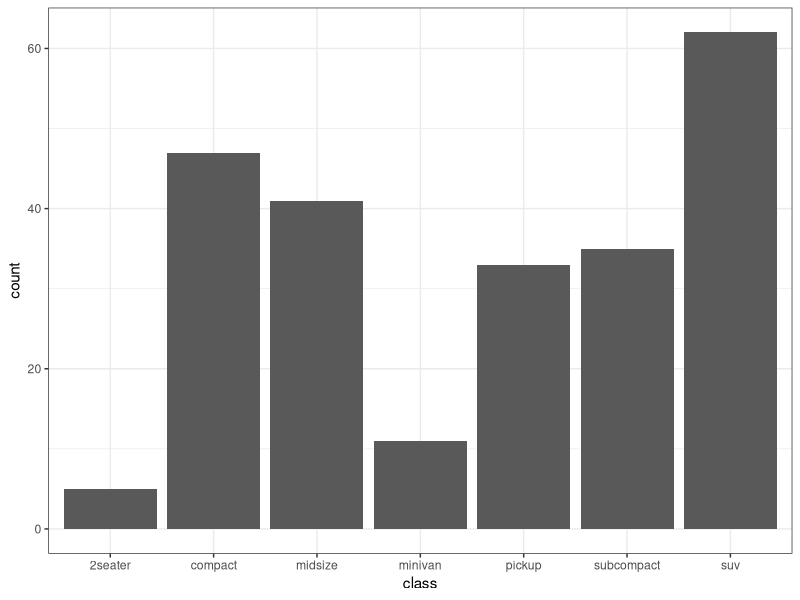
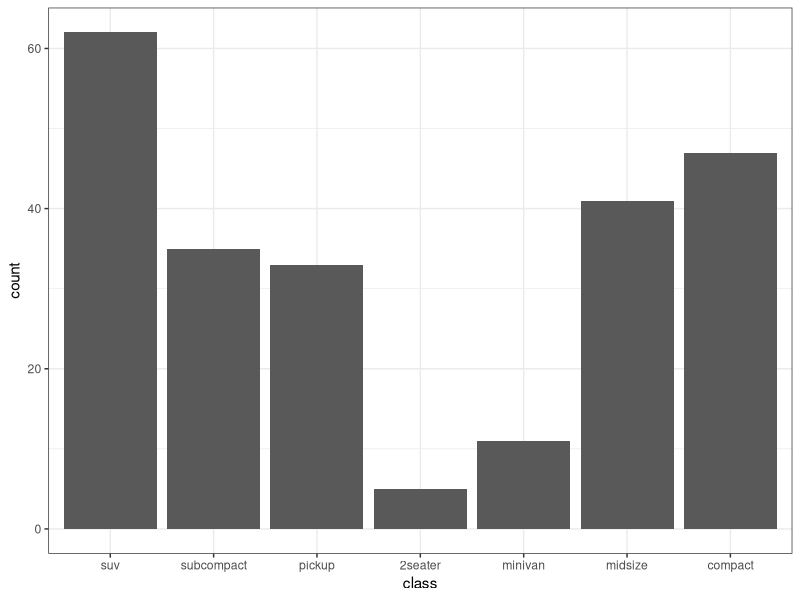
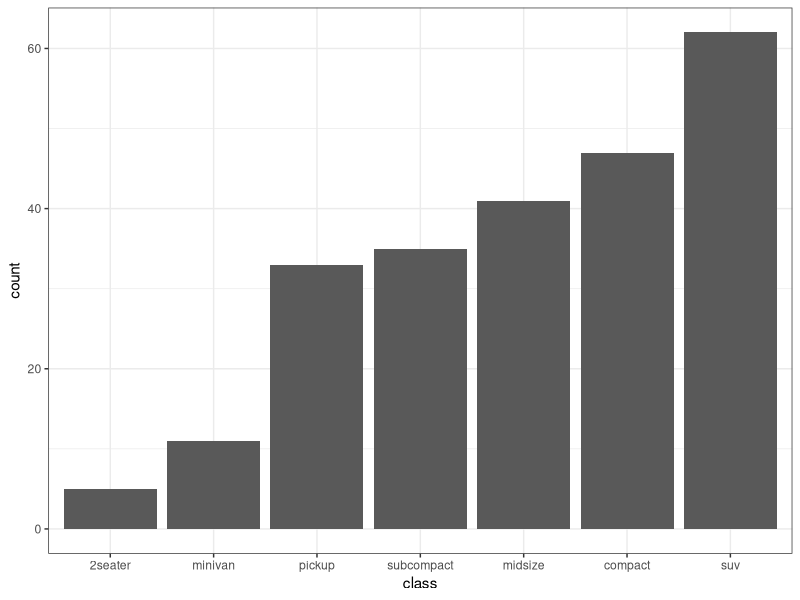
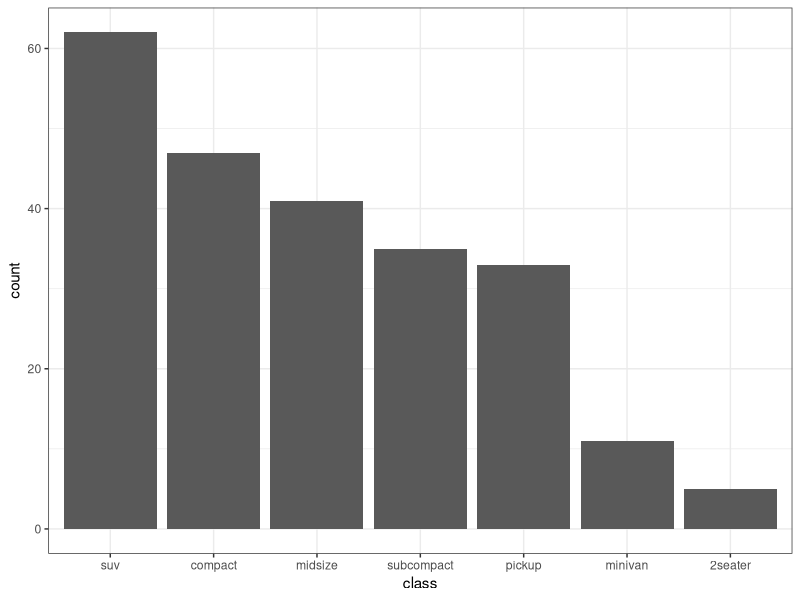
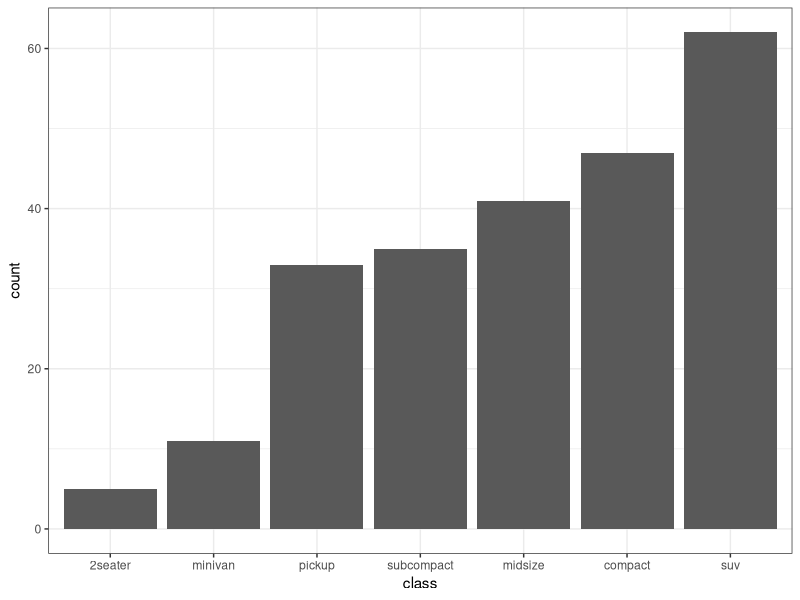
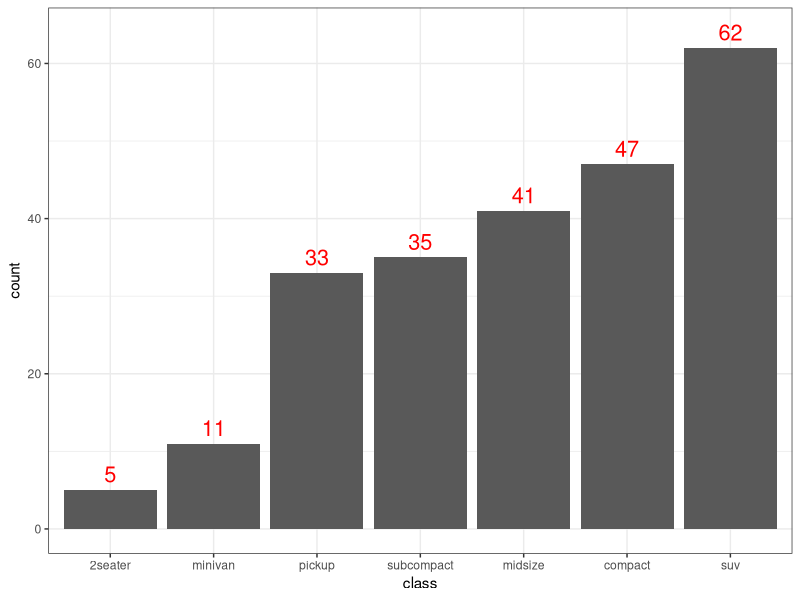
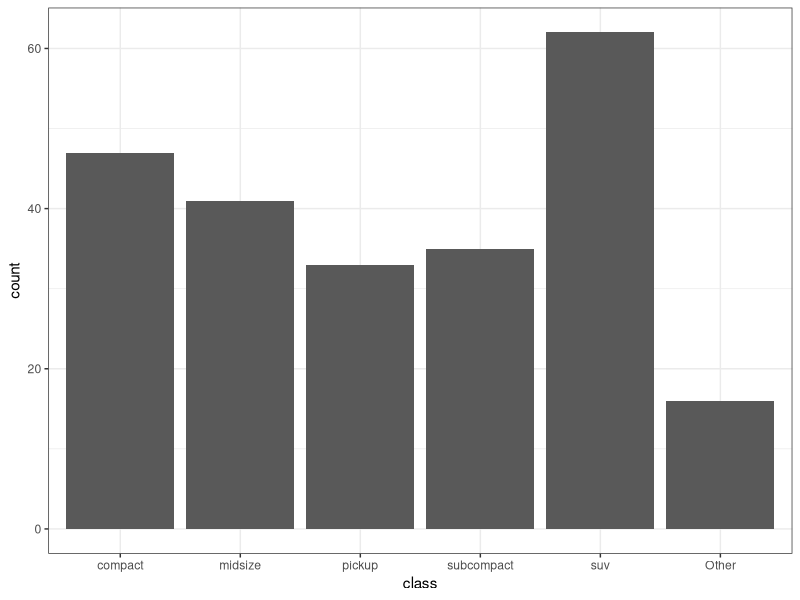
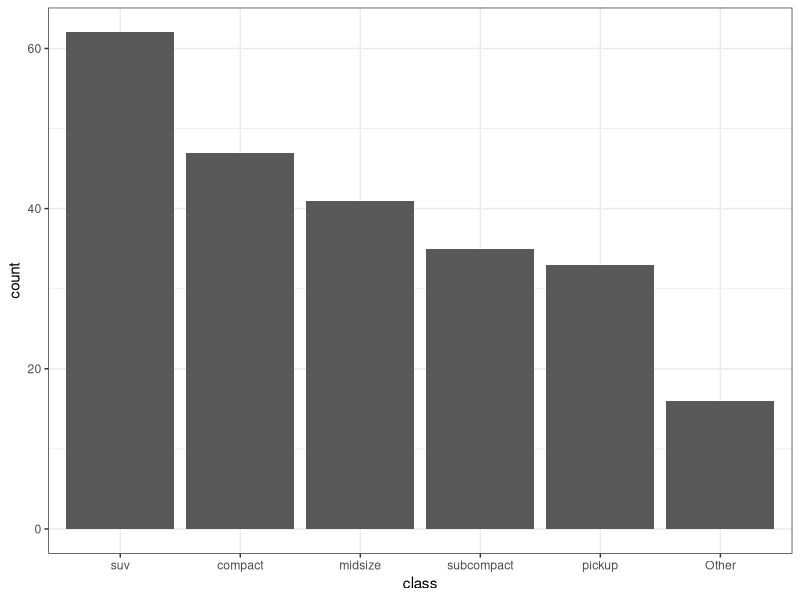

Write the R code that produced these figures, in order.
## ---- chunk 1
knitr::opts_chunk$set(echo = TRUE)
## ---- chunk 2
library(tidyverse)
## ---- chunk 3
mpg %>% glimpse()
## ---- chunk 4
mpg %>% 
  ggplot(mapping = aes(x = class)) +
  geom_bar() +
  theme_bw()
## ---- chunk 5
mpg %>% 
  mutate(class = as.factor(class)) %>%
  select(class)
## ---- chunk 6
mpg %>% 
  mutate(class = as.factor(class)) %>% 
  select(class) %>% 
  pull()
## ---- chunk 7
mpg %>% 
  mutate(class = as.factor(class)) %>% 
  select(class) %>% 
  pull() %>% 
  levels()
## ---- chunk 8
mpg %>% 
  mutate(class = factor(class, levels = c("suv", "subcompact", "pickup",
                                          "2seater",
                                          "minivan", "midsize", 'compact'))) %>% 
  select(class) %>% 
  pull() %>% 
  levels()
## ---- chunk 9
mpg %>% 
  mutate(class = factor(class, levels = c("suv", "subcompact", "pickup",
                                          "2seater",
                                          "minivan", "midsize", 'compact'))) %>% 
  ggplot(mapping = aes(x = class)) +
  geom_bar() +
  theme_bw()
## ---- chunk 10
mpg %>% 
  count(class) %>% 
  arrange(n)
## ---- chunk 11
class_ascend_order <- mpg %>% 
  count(class) %>% 
  arrange(n) %>% 
  select(class) %>% 
  pull()
## ---- chunk 12
mpg %>% 
  mutate(class = factor(class, levels = class_ascend_order)) %>% 
  ggplot(mapping = aes(x = class)) +
  geom_bar() +
  theme_bw()
## ---- chunk 13
mpg %>% 
  mutate(class = forcats::fct_infreq(class)) %>% 
  select(class) %>% 
  pull() %>% 
  levels()
## ---- chunk 14
mpg %>% 
  mutate(class = forcats::fct_infreq(class)) %>% 
  ggplot(mapping = aes(x = class)) +
  geom_bar() +
  theme_bw()
## ---- chunk 15
mpg %>% 
  mutate(class = forcats::fct_infreq(class)) %>% 
  mutate(class = forcats::fct_rev(class)) %>% 
  ggplot(mapping = aes(x = class)) +
  geom_bar() +
  theme_bw()
## ---- chunk 16
mpg %>% 
  mutate(class = forcats::fct_infreq(class)) %>% 
  mutate(class = forcats::fct_rev(class)) %>% 
  ggplot(mapping = aes(x = class)) +
  geom_bar() +
  geom_text(stat = 'count',
            mapping = aes(label = stat(count)),
            color = 'red', nudge_y = 2, size = 5.5) +
  theme_bw()
## ---- chunk 17
mpg %>% 
  mutate(class = forcats::fct_lump_min(class, 15)) %>% 
  count(class)
## ---- chunk 18
mpg %>% 
  mutate(class = forcats::fct_lump_min(class, 15)) %>% 
  ggplot(mapping = aes(x = class)) +
  geom_bar() +
  theme_bw()
## ---- chunk 19
mpg %>% 
  mutate(class = forcats::fct_lump_min(class, 15)) %>% 
  mutate(class = forcats::fct_infreq(class)) %>% 
  ggplot(mapping = aes(x = class)) +
  geom_bar() +
  theme_bw()
## ---- chunk 20
mpg %>% 
  mutate(class = forcats::fct_lump_min(class, 15, other_level = "The other level")) %>% 
  mutate(class = forcats::fct_infreq(class)) %>% 
  ggplot(mapping = aes(x = class)) +
  geom_bar() +
  theme_bw()
## ---- chunk 21
mpg %>% 
  count(class) %>% 
  mutate(prop_value = n / sum(n)) %>% 
  arrange( desc(prop_value) )
## ---- chunk 22
62 / nrow(mpg)
## ---- chunk 23
mpg %>% 
  count(class) %>% 
  mutate(prop_value = n / sum(n)) %>% 
  arrange( desc(prop_value) ) %>% 
  ggplot(mapping = aes(x = class, y = prop_value)) +
  geom_col() +
  theme_bw()
## ---- chunk 24
mpg %>% 
  count(class) %>% 
  mutate(prop_value = n / sum(n)) %>% 
  arrange( desc(prop_value) ) %>% 
  mutate(class = forcats::fct_inorder(class)) %>% 
  ggplot(mapping = aes(x = class, y = prop_value)) +
  geom_col() +
  theme_bw()
## ---- chunk 25
mpg %>% 
  count(class) %>% 
  mutate(prop_value = n / sum(n)) %>% 
  arrange( desc(prop_value) ) %>% 
  mutate(class = forcats::fct_inorder(class)) %>% 
  ggplot(mapping = aes(x = class, y = 100 * prop_value)) +
  geom_col() +
  theme_bw()
## ---- chunk 26
mpg %>% 
  count(class) %>% 
  mutate(prop_value = n / sum(n)) %>% 
  arrange( desc(prop_value) ) %>% 
  mutate(class = forcats::fct_inorder(class)) %>% 
  mutate(prop_value = 100 * prop_value) %>% 
  ggplot(mapping = aes(x = class, y = prop_value)) +
  geom_col() +
  # manually override the axis labels
  labs(y = "percent") +
  theme_bw()
## ---- chunk 27
mpg %>% 
  ggplot(mapping = aes(x = class)) +
  geom_bar(mapping = aes(y = stat(prop))) +
  theme_bw()
## ---- chunk 28
mpg %>% 
  ggplot(mapping = aes(x = class)) +
  geom_bar(mapping = aes(y = stat(prop),
                         group = 1)) +
  theme_bw()
## ---- chunk 29
mpg %>% 
  mutate(class = forcats::fct_infreq(class)) %>% 
  ggplot(mapping = aes(x = class)) +
  geom_bar(mapping = aes(y = stat(prop),
                         group = 1)) +
  theme_bw()
## ---- chunk 30
mpg %>% 
  mutate(class = forcats::fct_infreq(class)) %>% 
  ggplot(mapping = aes(x = class)) +
  geom_bar(mapping = aes(y = stat(prop),
                         group = 1)) +
  geom_text(stat = 'count',
            mapping = aes(y = after_stat( count / sum(count)),
                          label = after_stat( signif(count / sum(count), 3) )),
            color = 'red', nudge_y = 0.0075, size = 3.5) +
  theme_bw()
## ---- chunk 31
mpg %>% 
  mutate(class = forcats::fct_lump_prop(class, 0.05)) %>% 
  mutate(class = forcats::fct_infreq(class)) %>% 
  ggplot(mapping = aes(x = class)) +
  geom_bar(mapping = aes(y = stat(prop),
                         group = 1)) +
  geom_text(stat = 'count',
            mapping = aes(y = after_stat( count / sum(count)),
                          label = after_stat( signif(count / sum(count), 3) )),
            color = 'red', nudge_y = 0.0075, size = 3.5) +
  theme_bw()
## ---- chunk 32
mpg %>% count(drv)
## ---- chunk 33
mpg %>% 
  ggplot(mapping = aes(x = class)) +
  geom_bar(mapping = aes(fill = drv)) +
  ggthemes::scale_fill_calc() +
  theme_bw()
## ---- chunk 34
mpg %>% 
  ggplot(mapping = aes(x = class)) +
  geom_bar(mapping = aes(fill = drv),
           position = 'fill') +
  ggthemes::scale_fill_calc() +
  theme_bw()
## ---- chunk 35
mpg %>% 
  ggplot(mapping = aes(x = class)) +
  geom_bar(mapping = aes(fill = drv),
           position = 'fill') +
  ggthemes::scale_fill_calc() +
  labs(y = 'proportion') +
  theme_bw()
## ---- chunk 36
mpg %>% 
  ggplot(mapping = aes(x = class)) +
  geom_bar(mapping = aes(fill = drv),
           position = 'fill') +
  ggthemes::scale_fill_calc() +
  labs(y = 'proportion',
       title = 'Proportion of drv within each vehicle class') +
  theme_bw()
## ---- chunk 37
mpg %>% 
  ggplot(mapping = aes(x = class)) +
  geom_bar(mapping = aes(fill = drv,
                         y = after_stat( count / sum(count) ))) +
  ggthemes::scale_fill_calc() +
  theme_bw()
## ---- chunk 38
mpg %>% 
  ggplot(mapping = aes(x = class)) +
  geom_bar(mapping = aes(fill = drv,
                         y = after_stat( count / sum(count) )),
           position = 'dodge') +
  ggthemes::scale_fill_calc() +
  theme_bw()
## ---- chunk 39
mpg %>% 
  count(class, drv) %>% 
  mutate(prop_value = n / sum(n))
## ---- chunk 40
set.seed(2130)
x <- rnorm(n = 5000)

x %>% length()
## ---- chunk 41
x %>% summary()
## ---- chunk 42
xdf <- tibble::tibble(x = x)

xdf %>% glimpse()
## ---- chunk 43
xdf %>% 
  summarise(n_distinct(x))
## ---- chunk 44
xdf %>% 
  slice(1:200) %>% 
  ggplot(mapping = aes(x = as.factor(x))) +
  geom_bar() +
  theme_bw() +
  theme(axis.text.x = element_blank())
## ---- chunk 45
xdf %>% 
  count(x) %>% 
  arrange(x) %>% 
  head(25)
## ---- chunk 46
xdf %>% 
  mutate(xbins = cut(x, quantile(x), include.lowest = TRUE)) %>% 
  ggplot(mapping = aes(x = xbins)) +
  geom_bar() +
  theme_bw()
## ---- chunk 47
xdf %>% 
  mutate(xbins = cut(x, 
                     seq(min(x), max(x), length.out = 5),
                     include.lowest = TRUE)) %>% 
  ggplot(mapping = aes(x = xbins)) +
  geom_bar() +
  theme_bw()
## ---- chunk 48
xdf %>% 
  mutate(xbins = cut(x, 
                     seq(min(x), max(x), length.out = 11),
                     include.lowest = TRUE)) %>% 
  ggplot(mapping = aes(x = xbins)) +
  geom_bar() +
  theme_bw()
## ---- chunk 49
xdf %>% 
  mutate(xbins = cut(x, 
                     seq(min(x), max(x), length.out = 21),
                     include.lowest = TRUE)) %>% 
  ggplot(mapping = aes(x = xbins)) +
  geom_bar() +
  theme_bw()
## ---- chunk 50
xdf %>% 
  ggplot(mapping = aes(x = x)) +
  geom_histogram() +
  theme_bw()
## ---- chunk 51
xdf %>% 
  ggplot(mapping = aes(x = x)) +
  geom_histogram(bins = 50) +
  theme_bw()
## ---- chunk 52
xdf %>% 
  ggplot(mapping = aes(x = x)) +
  geom_histogram(bins = 21) +
  theme_bw()
## ---- chunk 53
xdf %>% 
  ggplot(mapping = aes(x = x)) +
  geom_histogram(bins = 2000) +
  theme_bw()
## ---- chunk 54
xdf %>% 
  ggplot(mapping = aes(x = x)) +
  geom_histogram(bins = 3) +
  theme_bw()
## ---- chunk 55
xdf %>% 
  ggplot(mapping = aes(x = x)) +
  geom_histogram(binwidth = 0.5) +
  theme_bw()
## ---- chunk 56
xdf %>% 
  ggplot(mapping = aes(x = x)) +
  geom_histogram(binwidth = 0.5,
                 mapping = aes(y = after_stat( count / sum(count) ))) +
  theme_bw()
## ---- chunk 57
xdf %>% 
  ggplot(mapping = aes(x = x)) +
  geom_histogram(binwidth = 0.5,
                 mapping = aes(y = stat(density))) +
  theme_bw()
## ---- chunk 58
xdf %>% 
  ggplot(mapping = aes(x = x)) +
  geom_density(size = 1.1) +
  theme_bw()
## ---- chunk 59
xdf %>% 
  ggplot(mapping = aes(x = x)) +
  geom_density(size = 1.1,
               adjust = 0.2) +
  theme_bw()
## ---- chunk 60
xdf %>% 
  ggplot(mapping = aes(x = x)) +
  geom_density(size = 1.1,
               adjust = 2) +
  theme_bw()
## ---- chunk 61
xdf %>% 
  ggplot(mapping = aes(x = x)) +
  geom_histogram(binwidth = 0.5, alpha = 0.7,
                 fill = 'steelblue') +
  geom_density(size = 2.5) +
  theme_bw()
## ---- chunk 62
xdf %>% 
  ggplot(mapping = aes(x = x)) +
  geom_histogram(binwidth = 0.5, alpha = 0.7,
                 fill = 'steelblue',
                 mapping = aes(y = stat(density))) +
  geom_density(size = 2.5) +
  theme_bw()
## ---- chunk 63
xdf %>% 
  ggplot(mapping = aes(x = x)) +
  geom_histogram(binwidth = 0.5) +
  geom_vline(xintercept = quantile(xdf$x),
             color = 'red', linetype = 'dashed', size = 1.15) +
  theme_bw()
## ---- chunk 64
xdf %>% pull(x) %>% quantile()
## ---- chunk 65
xdf %>% 
  ggplot(mapping = aes(x = x)) +
  stat_ecdf(size = 1.1) +
  theme_bw()
## ---- chunk 66
xdf %>% 
  mutate(xbins = cut(x,
                     breaks = seq(min(x), max(x), length.out = 11),
                     include.lowest = TRUE)) %>% 
  count(xbins)
## ---- chunk 67
xdf %>% 
  mutate(xbins = cut(x,
                     breaks = seq(min(x), max(x), length.out = 11),
                     include.lowest = TRUE)) %>% 
  count(xbins) %>% 
  ggplot(mapping = aes(x = xbins, y = n)) +
  geom_col() +
  theme_bw()
## ---- chunk 68
xdf %>% 
  mutate(xbins = cut(x,
                     breaks = seq(min(x), max(x), length.out = 11),
                     include.lowest = TRUE)) %>% 
  count(xbins) %>% 
  mutate(rolling_sum = cumsum(n))
## ---- chunk 69
xdf %>% 
  mutate(xbins = cut(x,
                     breaks = seq(min(x), max(x), length.out = 11),
                     include.lowest = TRUE)) %>% 
  count(xbins) %>% 
  mutate(rolling_sum = cumsum(n)) %>% 
  ggplot(mapping = aes(x = xbins, y = rolling_sum)) +
  geom_col() +
  theme_bw()
## ---- chunk 70
xdf %>% 
  mutate(xbins = cut(x,
                     breaks = seq(min(x), max(x), length.out = 11),
                     include.lowest = TRUE)) %>% 
  count(xbins) %>% 
  mutate(rolling_sum = cumsum(n)) %>% 
  mutate(rolling_prop = rolling_sum / sum(n)) %>% 
  ggplot(mapping = aes(x = xbins, y = rolling_prop)) +
  geom_col() +
  theme_bw()
## ---- chunk 71
xdf %>% 
  slice(1:35) %>% 
  ggplot(mapping = aes(x = x)) +
  stat_ecdf(size = 1.1) +
  theme_bw()
## ---- chunk 72
xsmall <- xdf %>% 
  slice(1:35)
## ---- chunk 73
xsmall %>% 
  ggplot(mapping = aes(x = x)) +
  stat_ecdf(size = 1.25) +
  geom_hline(yintercept = c(0, 0.25, 0.5, 0.75, 1),
             color = 'purple', size = 1.1) +
  geom_vline(xintercept = quantile(xsmall$x),
             color = 'red', linetype = 'dashed', size = 1.2) +
  theme_bw()
